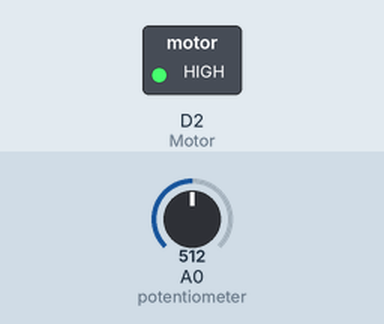
The sketch below on a simulated ESP8266 (NodeMCU). On the bench: switched loads named in the sketch (green lamp = pin HIGH). Inputs (shaded band) come from the test bench; at power-on: A0 (potentiometer) = 512. What the sketch prints to the serial monitor is not drawn.

Above: at 2.7 s.
2.8 s: A0 (potentiometer) set to 122
At 8.1 s:
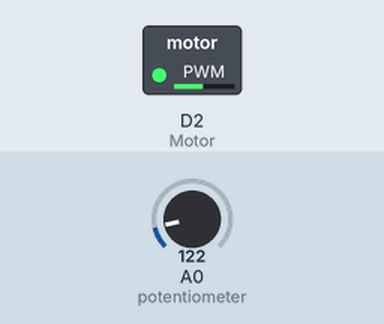
8.5 s: A0 (potentiometer) set to 306
At 13.2 s:
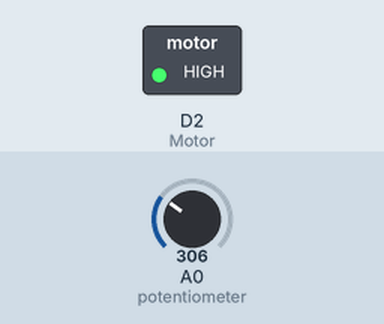
14.2 s: A0 (potentiometer) set to 0
At 18.3 s:
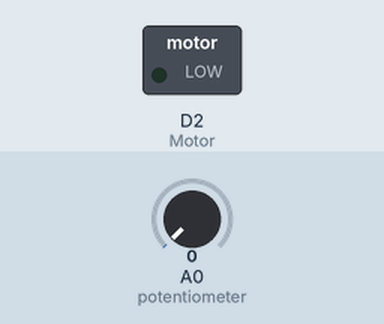
23.5 s: A0 (potentiometer) set to 511
At 28.5 s:
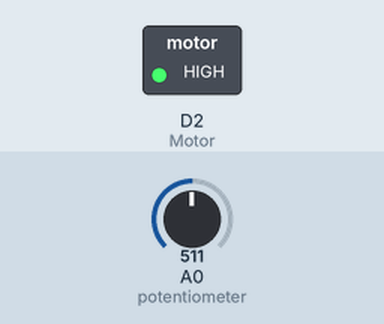
Timing chart, 0 to 30.0 s (numbered marks = the images above; inputs shaded):
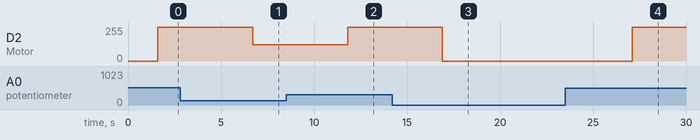

The sketch:

Dangerour_error_motor.ino
```cpp
// motor speed data show in  Adafruit cloud
#include "config.h"
#define Motor D2
#define potentiometer A0
String deep;
AdafruitIO_Feed *printp = io.feed("printp");
void setup() {
  pinMode(potentiometer,INPUT);
  pinMode(Motor,OUTPUT);
  Serial.begin(115200);
  while(! Serial);
  Serial.print("Connecting to Adafruit IO");
  io.connect();
  while(io.status() < AIO_CONNECTED)
  {
    Serial.print(".");
    delay(500);
  }
  Serial.println();
  Serial.println(io.statusText());
  }
void loop()
{
  io.run();
  int p= analogRead(potentiometer);
  Serial.println(p);
  analogWrite(Motor,p);
  if(p >10)
  {
    deep = "Motor speed High";
    Serial.println(deep);
    delay(2000);
  }
  else if(p <10)
  {
    deep =  "Motor Safe";
    Serial.println(p);
    Serial.println(deep);
    delay(2000);
  }
  printp->save(deep);
  delay(3000);
   }
```

config.h
```cpp
/************************ Adafruit IO Config *******************************/

// visit io.adafruit.com if you need to create an account,
// or if you need your Adafruit IO key.
#define IO_USERNAME    "pardeepnain"
#define IO_KEY         "2f91e51d8d1a466e915866e226e5a341"

/******************************* WIFI **************************************/

// the AdafruitIO_WiFi client will work with the following boards:
//   - HUZZAH ESP8266 Breakout -> https://www.adafruit.com/products/2471
//   - Feather HUZZAH ESP8266 -> https://www.adafruit.com/products/2821
//   - Feather M0 WiFi -> https://www.adafruit.com/products/3010
//   - Feather WICED -> https://www.adafruit.com/products/3056

#define WIFI_SSID       "pardeep"
#define WIFI_PASS       "12345678"

// comment out the following two lines if you are using fona or ethernet
#include "AdafruitIO_WiFi.h"
AdafruitIO_WiFi io(IO_USERNAME, IO_KEY, WIFI_SSID, WIFI_PASS);


/******************************* FONA **************************************/

// the AdafruitIO_FONA client will work with the following boards:
//   - Feather 32u4 FONA -> https://www.adafruit.com/product/3027

// uncomment the following two lines for 32u4 FONA,
// and comment out the AdafruitIO_WiFi client in the WIFI section
// #include "AdafruitIO_FONA.h"
// AdafruitIO_FONA io(IO_USERNAME, IO_KEY);


/**************************** ETHERNET ************************************/

// the AdafruitIO_Ethernet client will work with the following boards:
//   - Ethernet FeatherWing -> https://www.adafruit.com/products/3201

// uncomment the following two lines for ethernet,
// and comment out the AdafruitIO_WiFi client in the WIFI section
// #include "AdafruitIO_Ethernet.h"
// AdafruitIO_Ethernet io(IO_USERNAME, IO_KEY);
```

Measured:
- after the input at 2.8 s, D2 (Motor): 255/255 → 122/255 after 3.9 s
- after the input at 8.5 s, D2 (Motor): 122/255 → 255/255 after 3.3 s
- after the input at 14.2 s, D2 (Motor): 255/255 → 0/255 after 2.7 s
- after the input at 23.5 s, D2 (Motor): 0/255 → 255/255 after 3.6 s
